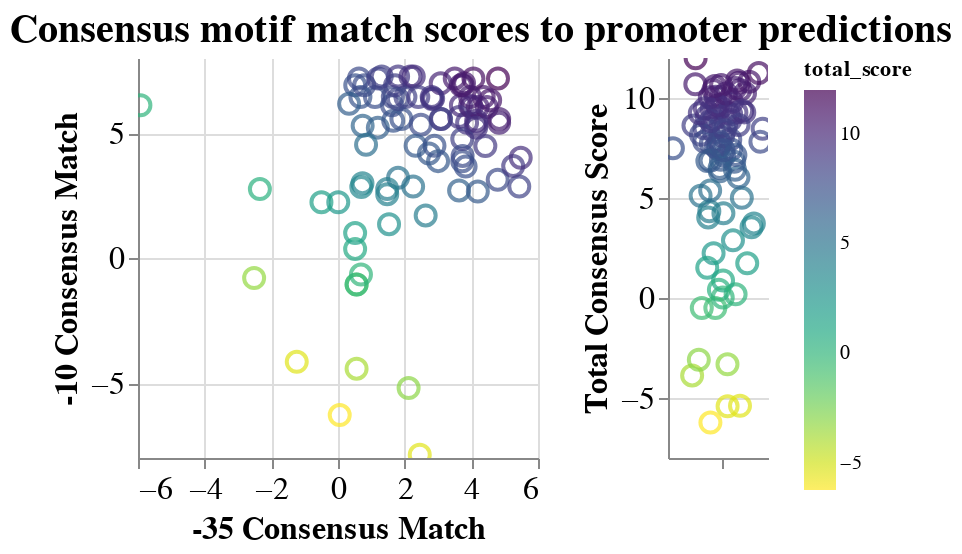

Notebook code for this chart:
### Markdown cell above
In this dataframe, `hex1_score` and `hex2_score` represent this predictions log odds score (how well it matches) to the consensus PSSM above. The `total_score` is the sum of `hex1_score` and `hex2_score`. Higher scores indicate better matches to the consensus.

### Code cell
# scatter plot of hex1 vs hex 2
scatter = alt.Chart(
    hex_score_df,
).mark_point().encode(
    x=alt.X('hex1_score:Q',axis=alt.Axis(title="-35 Consensus Match")),
    y=alt.Y('hex2_score:Q',axis=alt.Axis(title="-10 Consensus Match")),
    color=alt.Color('total_score:Q',scale=alt.Scale(scheme='viridis'),sort='descending'),
    size=alt.value(100),
    tooltip=["desc:N","hex1:N",'hex2:N','total_score:Q'],
).properties(
    width=200,
    height=200
).interactive()

# stripplot showing total score (hex1 + hex2)
stripplot = alt.Chart(
    hex_score_df,
).mark_point().encode(
    x=alt.X(
        'jitter:Q',
        title=None,
        axis=alt.Axis(values=[0], ticks=True, grid=False, labels=False),
        scale=alt.Scale()
    ),
    y=alt.Y(
        'total_score:Q',
        axis=alt.Axis(title="Total Consensus Score")),
    color=alt.Color(
        'total_score:Q',
        scale=alt.Scale(scheme='viridis'),
        sort='descending'),
    size=alt.value(100),
    tooltip=["desc:N","hex1:N",'hex2:N','total_score:Q'],
).transform_calculate(
    # Generate Gaussian jitter with a Box-Muller transform
    jitter='sqrt(-2*log(random()))*cos(2*PI*random())'
).properties(height=200, width=50
).interactive()

# horizontally concat plots
combo = alt.hconcat(
    scatter, 
    stripplot,
    title=f"Consensus motif match scores to promoter predictions"
).configure_view(
    stroke=None
).configure_axis(
    labelFontSize=16,
    titleFontSize=16,
).configure_title(
    anchor='middle',
    fontSize=20
)

#combo.save('consensus_scatter.html')
combo

### Figure 1 — Vega-Lite specification as saved in the notebook (floating-point values rounded to 4 significant figures)
{"config": {"view": {"continuousWidth": 400, "continuousHeight": 300, "stroke": null}, "axis": {"labelFontSize": 16, "titleFontSize": 16}, "title": {"anchor": "middle", "fontSize": 20}}, "hconcat": [{"mark": "point", "encoding": {"color": {"type": "quantitative", "field": "total_score", "scale": {"scheme": "viridis"}, "sort": "descending"}, "size": {"value": 100}, "tooltip": [{"type": "nominal", "field": "desc"}, {"type": "nominal", "field": "hex1"}, {"type": "nominal", "field": "hex2"}, {"type": "quantitative", "field": "total_score"}], "x": {"type": "quantitative", "axis": {"title": "-35 Consensus Match"}, "field": "hex1_score"}, "y": {"type": "quantitative", "axis": {"title": "-10 Consensus Match"}, "field": "hex2_score"}}, "height": 200, "selection": {"selector003": {"type": "interval", "bind": "scales", "encodings": ["x", "y"]}}, "width": 200}, {"mark": "point", "encoding": {"color": {"type": "quantitative", "field": "total_score", "scale": {"scheme": "viridis"}, "sort": "descending"}, "size": {"value": 100}, "tooltip": [{"type": "nominal", "field": "desc"}, {"type": "nominal", "field": "hex1"}, {"type": "nominal", "field": "hex2"}, {"type": "quantitative", "field": "total_score"}], "x": {"type": "quantitative", "axis": {"grid": false, "labels": false, "ticks": true, "values": [0]}, "field": "jitter", "scale": {}, "title": null}, "y": {"type": "quantitative", "axis": {"title": "Total Consensus Score"}, "field": "total_score"}}, "height": 200, "selection": {"selector004": {"type": "interval", "bind": "scales", "encodings": ["x", "y"]}}, "transform": [{"calculate": "sqrt(-2*log(random()))*cos(2*PI*random())", "as": "jitter"}], "width": 50}], "data": {"name": "data-84707a0ca7c9c92410986e48430fdf91"}, "title": "Consensus motif match scores to promoter predictions", "$schema": "https://vega.github.io/schema/vega-lite/v4.0.2.json", "datasets": {"data-84707a0ca7c9c92410986e48430fdf91": [{"locus_tag": "b0008", "desc": "b0008|talB|transaldolase B", "motif_block": "CGTTACCAATTGTTTAAGAAGTATATA", "hex1": "CGTTAC", "hex1_score": 1.802, "hex2": "TATATA", "hex2_score": 3.206, "total_score": 5.008}, {"locus_tag": "b0014", "desc": "b0014|dnaK|chaperone protein DnaK", "motif_block": "CCCCATTTAGTAGTCAACCGCAGTGAGT", "hex1": "CCCCAT", "hex1_score": 2.73, "hex2": "GTGAGT", "hex2_score": 4.184, "total_score": 6.913}, {"locus_tag": "b0074", "desc": "b0074|leuA|2-isopropylmalate synthase", "motif_block": "TGCCCGAAGCGAGGCGCTCTAAAAGAGACA", "hex1": "TGCCCG", "hex1_score": 2.254, "hex2": "GAGACA", "hex2_score": 2.857, "total_score": 5.111}, {"locus_tag": "b0096", "desc": "b0096|lpxC|UDP-3-O-acyl-N-acetylglucosamine deacetylase", "motif_block": "TGCTAAACTGGCCCGCCGAATGTATAGT", "hex1": "TGCTAA", "hex1_score": 4.835, "hex2": "TATAGT", "hex2_score": 5.408, "total_score": 10.24}, {"locus_tag": "b0114", "desc": "b0114|aceE|pyruvate dehydrogenase E1 component", "motif_block": "TTCCAGAAAACTCAACGTTATTAGATAGA", "hex1": "TTCCAG", "hex1_score": 3.633, "hex2": "GATAGA", "hex2_score": 2.702, "total_score": 6.335}, {"locus_tag": "b0116", "desc": "b0116|lpd|lipoamide dehydrogenase", "motif_block": "CTTACATAAGTAAGTGACTGGGGTGAG", "hex1": "CTTACA", "hex1_score": 0.5577, "hex2": "GGTGAG", "hex2_score": -1.059, "total_score": -0.5012}, {"locus_tag": "b0118", "desc": "b0118|acnB|hypothetical protein", "motif_block": "TGCTGTCTCACAGGAGCGTGAAGAGAAT", "hex1": "TGCTGT", "hex1_score": 1.621, "hex2": "GAGAAT", "hex2_score": 6.11, "total_score": 7.731}, {"locus_tag": "b0126", "desc": "b0126|can|carbonic anhydrase 2", "motif_block": "CGGAGTTGCCCTATATTAGCCAAACGTAAT", "hex1": "CGGAGT", "hex1_score": 0.008004, "hex2": "CGTAAT", "hex2_score": 2.23, "total_score": 2.238}, {"locus_tag": "b0145", "desc": "b0145|dksA|RNA polymerase-binding transcription factor DksA", "motif_block": "TGCTATCCGGAAAAGCATCTGCTATTTATA", "hex1": "TGCTAT", "hex1_score": 4.791, "hex2": "TTTATA", "hex2_score": 3.131, "total_score": 7.922}, {"locus_tag": "b0170", "desc": "b0170|tsf|protein chain elongation factor EF-Ts", "motif_block": "GTTGCAGAAAGGCGGCAAGCTCGAGAAT", "hex1": "GTTGCA", "hex1_score": -5.928, "hex2": "GAGAAT", "hex2_score": 6.11, "total_score": 0.1824}, {"locus_tag": "b0172", "desc": "b0172|frr|ribosome-recycling factor", "motif_block": "CCGTAATATGTTTAATCAGGGCTATACT", "hex1": "CCGTAA", "hex1_score": 1.11, "hex2": "TATACT", "hex2_score": 6.439, "total_score": 7.548}, {"locus_tag": "b0432", "desc": "b0432|cyoA|cytochrome bo3 ubiquinol oxidase subunit 2", "motif_block": "AGCCAAATCCAAGTAACAGGAATTTAAT", "hex1": "AGCCAA", "hex1_score": 4.799, "hex2": "TTTAAT", "hex2_score": 7.184, "total_score": 11.98}, {"locus_tag": "b0436", "desc": "b0436|tig|trigger factor", "motif_block": "CGCTATAATGCCGCGTCCTATTTGAAT", "hex1": "CGCTAT", "hex1_score": 4.565, "hex2": "TTGAAT", "hex2_score": 6.307, "total_score": 10.87}, {"locus_tag": "b0438", "desc": "b0438|clpX|ATP-dependent Clp protease ATP-binding subunit ClpX", "motif_block": "TGCCAGAGGCGCAACTGTGCCGCTATACT", "hex1": "TGCCAG", "hex1_score": 4.37, "hex2": "TATACT", "hex2_score": 6.439, "total_score": 10.81}, {"locus_tag": "b0565", "desc": "b0565|ompT|outer membrane protease VII (outer membrane protein 3b)", "motif_block": "TGTACTAAAAAACATAGTAATTGAGGAT", "hex1": "TGTACT", "hex1_score": 1.477, "hex2": "GAGGAT", "hex2_score": 2.553, "total_score": 4.03}, {"locus_tag": "b0605", "desc": "b0605|ahpC|alkyl hydroperoxide reductase, AhpC component", "motif_block": "TTGTAAGGTAAAACTTATCGATTTGATAAT", "hex1": "TTGTAA", "hex1_score": 3.081, "hex2": "GATAAT", "hex2_score": 6.987, "total_score": 10.07}, {"locus_tag": "b0720", "desc": "b0720|gltA|citrate synthase", "motif_block": "TGCTAAGTACTTGATTCGCCATTTATT", "hex1": "TGCTAA", "hex1_score": 4.835, "hex2": "TTTATT", "hex2_score": 5.564, "total_score": 10.4}, {"locus_tag": "b0754", "desc": "b0754|aroG|3-deoxy-7-phosphoheptulonate synthase, Phe-sensitive", "motif_block": "AGCCAGGTTATGAAACGCAGCAGAGAAT", "hex1": "AGCCAG", "hex1_score": 3.688, "hex2": "GAGAAT", "hex2_score": 6.11, "total_score": 9.798}, {"locus_tag": "b0755", "desc": "b0755|gpmA|2,3-bisphosphoglycerate-dependent phosphoglycerate mutase", "motif_block": "CTTACACTGCGCCACTATTTTCGCTAT", "hex1": "CTTACA", "hex1_score": 0.5577, "hex2": "CGCTAT", "hex2_score": -4.428, "total_score": -3.87}, {"locus_tag": "b0812", "desc": "b0812|dps|stationary phase nucleoid protein that sequesters iron and protects DNA from damage", "motif_block": "AGCCGGTGCTATACTTAATCTCGTTAAT", "hex1": "AGCCGG", "hex1_score": 0.5176, "hex2": "GTTAAT", "hex2_score": 6.912, "total_score": 7.43}, {"locus_tag": "b0893", "desc": "b0893|serS|serine--tRNA ligase", "motif_block": "TGTTATCGTTGCGGTAATGTTGTTACT", "hex1": "TGTTAT", "hex1_score": 3.963, "hex2": "GTTACT", "hex2_score": 6.091, "total_score": 10.05}, {"locus_tag": "b0907", "desc": "b0907|serC|phosphoserine/phosphohydroxythreonine aminotransferase", "motif_block": "AGCCACATTTTTGCCCTCAACGGTTTTACT", "hex1": "AGCCAC", "hex1_score": 2.821, "hex2": "TTTACT", "hex2_score": 6.364, "total_score": 9.185}, {"locus_tag": "b0911", "desc": "b0911|rpsA|30S ribosomal subunit protein S1", "motif_block": "TGCAATGGAATGACAGCGGGTATGTTAAA", "hex1": "TGCAAT", "hex1_score": 4.42, "hex2": "GTTAAA", "hex2_score": 4.479, "total_score": 8.899}, {"locus_tag": "b0957", "desc": "b0957|ompA|outer membrane porin A", "motif_block": "TTGTAAGTTTTCAACTACGTTGTAGACT", "hex1": "TTGTAA", "hex1_score": 3.081, "hex2": "TAGACT", "hex2_score": 5.562, "total_score": 8.643}, {"locus_tag": "b1094", "desc": "b1094|acpP|acyl carrier protein", "motif_block": "TTGCAAATTTTTCAACATTTTATACACT", "hex1": "TTGCAA", "hex1_score": 3.728, "hex2": "TACACT", "hex2_score": 3.868, "total_score": 7.596}, {"locus_tag": "b1136", "desc": "b1136|icd|isocitrate dehydrogenase", "motif_block": "AGCCTAATAACGCGCATCTTTCATGACGG", "hex1": "AGCCTA", "hex1_score": 2.453, "hex2": "TGACGG", "hex2_score": -7.867, "total_score": -5.415}, {"locus_tag": "b1237", "desc": "b1237|hns|DNA-binding transcriptional dual regulator H-NS", "motif_block": "TGGCTAATTTTATGAAAAGATATTTATTG", "hex1": "TGGCTA", "hex1_score": 2.118, "hex2": "TTATTG", "hex2_score": -5.203, "total_score": -3.085}, {"locus_tag": "b1241", "desc": "b1241|adhE|aldehyde-alcohol dehydrogenase", "motif_block": "AAGCAAATCATCACCGCACTGACTATACT", "hex1": "AAGCAA", "hex1_score": 0.6723, "hex2": "TATACT", "hex2_score": 6.439, "total_score": 7.111}, {"locus_tag": "b1243", "desc": "b1243|oppA|oligopeptide ABC transporter periplasmic binding protein", "motif_block": "CCCAATCCGGGATTACACATGCTGGTTAAT", "hex1": "CCCAAT", "hex1_score": 1.712, "hex2": "GTTAAT", "hex2_score": 6.912, "total_score": 8.624}, {"locus_tag": "b1288", "desc": "b1288|fabI|enoyl-[acyl-carrier-protein] reductase", "motif_block": "AGCTACTCACAGCCAGGTTGATTATAAT", "hex1": "AGCTAC", "hex1_score": 2.174, "hex2": "TATAAT", "hex2_score": 7.259, "total_score": 9.433}, {"locus_tag": "b1324", "desc": "b1324|tpx|lipid hydroperoxide peroxidase", "motif_block": "CGTTAACTATATGTAAACAGGAAAGATAAT", "hex1": "CGTTAA", "hex1_score": 3.78, "hex2": "GATAAT", "hex2_score": 6.987, "total_score": 10.77}, {"locus_tag": "b1334", "desc": "b1334|fnr|DNA-binding transcriptional dual regulator FNR", "motif_block": "ATGTTAAAATTGACAAATATCAATTACGG", "hex1": "ATGTTA", "hex1_score": 0.05187, "hex2": "TTACGG", "hex2_score": -6.282, "total_score": -6.23}, {"locus_tag": "b1641", "desc": "b1641|slyB|outer membrane lipoprotein SlyB", "motif_block": "AACCATGGATTCACATATGCCATATACT", "hex1": "AACCAT", "hex1_score": 1.645, "hex2": "TATACT", "hex2_score": 6.439, "total_score": 8.084}, {"locus_tag": "b1676", "desc": "b1676|pykF|pyruvate kinase I", "motif_block": "CTTAGAGCGAGGCACCACCACTTTCGTAAT", "hex1": "CTTAGA", "hex1_score": -0.4968, "hex2": "CGTAAT", "hex2_score": 2.23, "total_score": 1.733}, {"locus_tag": "b1677", "desc": "b1677|lpp|murein lipoprotein", "motif_block": "CGCTACATGGAGATTAACTCAATCTAGAGG", "hex1": "CGCTAC", "hex1_score": 2.63, "hex2": "TAGAGG", "hex2_score": 1.702, "total_score": 4.332}, {"locus_tag": "b1719", "desc": "b1719|thrS|threonine--tRNA ligase", "motif_block": "GGCTAGATGGTTTCGCAATGAACTGTTAAT", "hex1": "GGCTAG", "hex1_score": 0.7841, "hex2": "GTTAAT", "hex2_score": 6.912, "total_score": 7.696}, {"locus_tag": "b1779", "desc": "b1779|gapA|glyceraldehyde-3-phosphate dehydrogenase A", "motif_block": "CGCAATGATTGACACGATTCCGCTTGACG", "hex1": "CGCAAT", "hex1_score": 4.195, "hex2": "TTGACG", "hex2_score": 2.658, "total_score": 6.853}, {"locus_tag": "b1831", "desc": "b1831|proQ|RNA chaperone ProQ", "motif_block": "TAGCATTTACTGATAGCGTCATTATAAT", "hex1": "TAGCAT", "hex1_score": 1.311, "hex2": "TATAAT", "hex2_score": 7.259, "total_score": 8.57}, {"locus_tag": "b2029", "desc": "b2029|gnd|6-phosphogluconate dehydrogenase, decarboxylating", "motif_block": "AAGCATGGATAAGCTATTTATACTTTAAT", "hex1": "AAGCAT", "hex1_score": 0.6286, "hex2": "TTTAAT", "hex2_score": 7.184, "total_score": 7.813}, {"locus_tag": "b2185", "desc": "b2185|rplY|50S ribosomal subunit protein L25", "motif_block": "GGTAGTTTTGATTGATGTATAAGGCGAT", "hex1": "GGTAGT", "hex1_score": -2.516, "hex2": "GGCGAT", "hex2_score": -0.8007, "total_score": -3.317}, {"locus_tag": "b2215", "desc": "b2215|ompC|outer membrane porin C", "motif_block": "CTGTCAAATACTTAAGAATAAGTTATT", "hex1": "CTGTCA", "hex1_score": 0.7396, "hex2": "GTTATT", "hex2_score": 5.292, "total_score": 6.031}, {"locus_tag": "b2316", "desc": "b2316|accD|acetyl-CoA carboxyltransferase subunit beta", "motif_block": "ATCCAAAGTTTCGGGCTGTTATGTTTTAAT", "hex1": "ATCCAA", "hex1_score": 4.062, "hex2": "TTTAAT", "hex2_score": 7.184, "total_score": 11.25}, {"locus_tag": "b2414", "desc": "b2414|cysK|O-acetylserine sulfhydrylase A", "motif_block": "CTTACTTCCGCATATTCTCTGAGCGGGTAT", "hex1": "CTTACT", "hex1_score": 0.5139, "hex2": "GGGTAT", "hex2_score": 0.3627, "total_score": 0.8766}, {"locus_tag": "b2478", "desc": "b2478|dapA|4-hydroxy-tetrahydrodipicolinate synthase", "motif_block": "TGCCATACCAAACGTACCATTGAGACA", "hex1": "TGCCAT", "hex1_score": 5.438, "hex2": "GAGACA", "hex2_score": 2.857, "total_score": 8.295}, {"locus_tag": "b2551", "desc": "b2551|glyA|serine hydroxymethyltransferase", "motif_block": "TGTTATCGCACAATGATTCGGTTATACT", "hex1": "TGTTAT", "hex1_score": 3.963, "hex2": "TATACT", "hex2_score": 6.439, "total_score": 10.4}, {"locus_tag": "b2587", "desc": "b2587|kgtP|alpha-ketoglutarate:H(+) symporter", "motif_block": "TGCCTGATGCGACGCTGCGCGTCTTATACT", "hex1": "TGCCTG", "hex1_score": 2.023, "hex2": "TATACT", "hex2_score": 6.439, "total_score": 8.462}, {"locus_tag": "b2752", "desc": "b2752|cysD|sulfate adenylyltransferase subunit 2", "motif_block": "TTTCATTCGTTCTCTTACGCTCCCTATAGT", "hex1": "TTTCAT", "hex1_score": 3.873, "hex2": "TATAGT", "hex2_score": 5.408, "total_score": 9.281}, {"locus_tag": "b2779", "desc": "b2779|eno|enolase", "motif_block": "TGTCTGGAGTTTCAGTTTAACTAGTGACT", "hex1": "TGTCTG", "hex1_score": 1.195, "hex2": "GTGACT", "hex2_score": 5.215, "total_score": 6.409}, {"locus_tag": "b2913", "desc": "b2913|serA|phosphoglycerate dehydrogenase", "motif_block": "GTGACATGTGTCACGCTTTTACCAGGCAAT", "hex1": "GTGACA", "hex1_score": -2.344, "hex2": "GGCAAT", "hex2_score": 2.756, "total_score": 0.4127}, {"locus_tag": "b2924", "desc": "b2924|mscS|small conductance mechanosensitive channel MscS", "motif_block": "CGCCAAAAGCAAGGTGATTCAGATGAGAAA", "hex1": "CGCCAA", "hex1_score": 5.256, "hex2": "GAGAAA", "hex2_score": 3.677, "total_score": 8.933}, {"locus_tag": "b2925", "desc": "b2925|fbaA|fructose-bisphosphate aldolase class II", "motif_block": "CTTACATAAGTAAGTGACTGGGGTGAG", "hex1": "CTTACA", "hex1_score": 0.5577, "hex2": "GGTGAG", "hex2_score": -1.059, "total_score": -0.5012}, {"locus_tag": "b2942", "desc": "b2942|metK|methionine adenosyltransferase", "motif_block": "AGCTAACCAAATTCTCTTTAGGTGATATT", "hex1": "AGCTAA", "hex1_score": 4.152, "hex2": "GATATT", "hex2_score": 5.367, "total_score": 9.519}, {"locus_tag": "b3035", "desc": "b3035|tolC|outer membrane channel TolC", "motif_block": "TGTTAATGTCCTGGCACTAATAGTGAAT", "hex1": "TGTTAA", "hex1_score": 4.006, "hex2": "GTGAAT", "hex2_score": 6.035, "total_score": 10.04}, {"locus_tag": "b3163", "desc": "b3163|nlpI|lipoprotein NlpI", "motif_block": "TTGTTAGCAACCGGGAACAGGACGTTCATT", "hex1": "TTGTTA", "hex1_score": 0.7341, "hex2": "TTCATT", "hex2_score": 2.993, "total_score": 3.728}, {"locus_tag": "b3207", "desc": "b3207|yrbL|protein kinase-like domain-containing protein YrbL", "motif_block": "AGGCATTGTTTAGGTTTTGTTTAAGTTAAT", "hex1": "AGGCAT", "hex1_score": 3.739, "hex2": "GTTAAT", "hex2_score": 6.912, "total_score": 10.65}, {"locus_tag": "b3231", "desc": "b3231|rplM|50S ribosomal subunit protein L13", "motif_block": "CTCTATAATCCTGCGACCCCACGTTACA", "hex1": "CTCTAT", "hex1_score": 3.828, "hex2": "GTTACA", "hex2_score": 3.659, "total_score": 7.487}, {"locus_tag": "b3236", "desc": "b3236|mdh|malate dehydrogenase", "motif_block": "AGCAACATATCTTAGTTTATCAATATAAT", "hex1": "AGCAAC", "hex1_score": 1.803, "hex2": "TATAAT", "hex2_score": 7.259, "total_score": 9.063}, {"locus_tag": "b3298", "desc": "b3298|rpsM|30S ribosomal subunit protein S13", "motif_block": "TTGCAAAGTTGGGTTGAGCTGGCTAGATT", "hex1": "TTGCAA", "hex1_score": 3.728, "hex2": "TAGATT", "hex2_score": 4.762, "total_score": 8.49}, {"locus_tag": "b3310", "desc": "b3310|rplN|50S ribosomal subunit protein L14", "motif_block": "ACCCATATCCTTGAAGCGGTGTTATAAT", "hex1": "ACCCAT", "hex1_score": 2.273, "hex2": "TATAAT", "hex2_score": 7.259, "total_score": 9.533}, {"locus_tag": "b3321", "desc": "b3321|rpsJ|30S ribosomal subunit protein S10", "motif_block": "AGCAATACGCTTGCGTTCGGTGGTTAAG", "hex1": "AGCAAT", "hex1_score": 3.738, "hex2": "GTTAAG", "hex2_score": 4.083, "total_score": 7.821}, {"locus_tag": "b3341", "desc": "b3341|rpsG|30S ribosomal subunit protein S7", "motif_block": "ACTTAAATGTCAAACTAAACTCGTAGAGT", "hex1": "ACTTAA", "hex1_score": 0.8417, "hex2": "TAGAGT", "hex2_score": 4.531, "total_score": 5.373}, {"locus_tag": "b3342", "desc": "b3342|rpsL|30S ribosomal subunit protein S12", "motif_block": "CCTCATATTGTGTGAGGACGTTTTATT", "hex1": "CCTCAT", "hex1_score": 1.901, "hex2": "TTTATT", "hex2_score": 5.564, "total_score": 7.466}, {"locus_tag": "b3357", "desc": "b3357|crp|DNA-binding transcriptional dual regulator CRP", "motif_block": "ATGCTAAAACAGTCAGGATGCTACAGT", "hex1": "ATGCTA", "hex1_score": 0.699, "hex2": "TACAGT", "hex2_score": 2.837, "total_score": 3.536}, {"locus_tag": "b3388", "desc": "b3388|damX|cell division protein DamX", "motif_block": "TGCAACGTGGTAAGCATTAACCTTTTAGT", "hex1": "TGCAAC", "hex1_score": 2.486, "hex2": "TTTAGT", "hex2_score": 5.333, "total_score": 7.818}, {"locus_tag": "b3433", "desc": "b3433|asd|aspartate-semialdehyde dehydrogenase", "motif_block": "TGCCAAGAGGAGACCGGCACATTTATACA", "hex1": "TGCCAA", "hex1_score": 5.482, "hex2": "TATACA", "hex2_score": 4.006, "total_score": 9.488}, {"locus_tag": "b3495", "desc": "b3495|uspA|universal stress global stress response regulator", "motif_block": "TTCCAGAAGGTTAACCACTATCAATATATT", "hex1": "TTCCAG", "hex1_score": 3.633, "hex2": "TATATT", "hex2_score": 5.639, "total_score": 9.272}, {"locus_tag": "b3509", "desc": "b3509|hdeB|periplasmic acid stress chaperone", "motif_block": "CTTCCTTGCATATTGAACAGGCCGGAAT", "hex1": "CTTCCT", "hex1_score": 1.531, "hex2": "CGGAAT", "hex2_score": 1.353, "total_score": 2.885}, {"locus_tag": "b3510", "desc": "b3510|hdeA|HdeA monomer, chaperone active form", "motif_block": "ATGCATCTGTAACTCATTGTATTGAAA", "hex1": "ATGCAT", "hex1_score": 3.002, "hex2": "TTGAAA", "hex2_score": 3.875, "total_score": 6.877}, {"locus_tag": "b3544", "desc": "b3544|dppA|dipeptide ABC transporter periplasmic binding protein", "motif_block": "CTGCAAATAGCTGTTTGAAGTTTTTTTAAT", "hex1": "CTGCAA", "hex1_score": 3.502, "hex2": "TTTAAT", "hex2_score": 7.184, "total_score": 10.69}, {"locus_tag": "b3560", "desc": "b3560|glyQ|glycine--tRNA ligase subunit alpha", "motif_block": "CTGTATATCTTCCATCCAGCGGGTATACT", "hex1": "CTGTAT", "hex1_score": 2.811, "hex2": "TATACT", "hex2_score": 6.439, "total_score": 9.25}, {"locus_tag": "b3774", "desc": "b3774|ilvC|ketol-acid reductoisomerase (NADP(+))", "motif_block": "CGCAATAAATTTCCTGTCATATAGTGAAT", "hex1": "CGCAAT", "hex1_score": 4.195, "hex2": "GTGAAT", "hex2_score": 6.035, "total_score": 10.23}, {"locus_tag": "b3780", "desc": "b3780|rhlB|ATP-dependent RNA helicase RhlB", "motif_block": "TGTAACATTAACCAACTAAAGGTTGACT", "hex1": "TGTAAC", "hex1_score": 1.657, "hex2": "TTGACT", "hex2_score": 5.487, "total_score": 7.144}, {"locus_tag": "b3783", "desc": "b3783|rho|transcription termination factor Rho", "motif_block": "TACCATTCACAACATTAAGTTCGAGATT", "hex1": "TACCAT", "hex1_score": 2.328, "hex2": "GAGATT", "hex2_score": 4.49, "total_score": 6.817}, {"locus_tag": "b3829", "desc": "b3829|metE|cobalamin-independent homocysteine transmethylase", "motif_block": "CTTACTTCAGTAAGCTCCCGGGGATGAA", "hex1": "CTTACT", "hex1_score": 0.5139, "hex2": "GATGAA", "hex2_score": 0.997, "total_score": 1.511}, {"locus_tag": "b3871", "desc": "b3871|bipA|ribosome-dependent GTPase, ribosome assembly factor", "motif_block": "TGCAAAAGGGCTGCACCACGATGTGAAT", "hex1": "TGCAAA", "hex1_score": 4.464, "hex2": "GTGAAT", "hex2_score": 6.035, "total_score": 10.5}, {"locus_tag": "b3908", "desc": "b3908|sodA|superoxide dismutase (Mn)", "motif_block": "CGCCTGTTGCCGCCGTTGTCGATTTACT", "hex1": "CGCCTG", "hex1_score": 1.797, "hex2": "TTTACT", "hex2_score": 6.364, "total_score": 8.161}, {"locus_tag": "b3919", "desc": "b3919|tpiA|triose-phosphate isomerase", "motif_block": "AGCCTTTGTGCCGATGAATCTCTATACT", "hex1": "AGCCTT", "hex1_score": 2.409, "hex2": "TATACT", "hex2_score": 6.439, "total_score": 8.848}, {"locus_tag": "b3956", "desc": "b3956|ppc|phosphoenolpyruvate carboxylase", "motif_block": "TGCCGCAATAATGTCGGATGCGATACT", "hex1": "TGCCGC", "hex1_score": 0.3331, "hex2": "GATACT", "hex2_score": 6.166, "total_score": 6.5}, {"locus_tag": "b3983", "desc": "b3983|rplK|50S ribosomal subunit protein L11", "motif_block": "ACCCAGCGATCAAAAAAGCGGCGATTTAAT", "hex1": "ACCCAG", "hex1_score": 1.205, "hex2": "TTTAAT", "hex2_score": 7.184, "total_score": 8.389}, {"locus_tag": "b3985", "desc": "b3985|rplJ|50S ribosomal subunit protein L10", "motif_block": "CGCCAGGAGCATAGCTAACTATGTGACT", "hex1": "CGCCAG", "hex1_score": 4.144, "hex2": "GTGACT", "hex2_score": 5.215, "total_score": 9.359}, {"locus_tag": "b3987", "desc": "b3987|rpoB|RNA polymerase subunit beta", "motif_block": "CGCCAGTAGCGTTTCACACTGTTTGACT", "hex1": "CGCCAG", "hex1_score": 4.144, "hex2": "TTGACT", "hex2_score": 5.487, "total_score": 9.631}, {"locus_tag": "b3994", "desc": "b3994|thiC|phosphomethylpyrimidine synthase", "motif_block": "TGCCTTAACTGGCTGAGACCGTTTATT", "hex1": "TGCCTT", "hex1_score": 3.091, "hex2": "TTTATT", "hex2_score": 5.564, "total_score": 8.655}, {"locus_tag": "b4014", "desc": "b4014|aceB|malate synthase A", "motif_block": "TTTCCGAAACGTACCTCAGCAGGTGAA", "hex1": "TTTCCG", "hex1_score": 0.6891, "hex2": "GGTGAA", "hex2_score": -0.6629, "total_score": 0.0262}, {"locus_tag": "b4025", "desc": "b4025|pgi|glucose-6-phosphate isomerase", "motif_block": "CCGTTACTTGGGCAACGCGCCTCTTCTGG", "hex1": "CCGTTA", "hex1_score": -1.237, "hex2": "TTCTGG", "hex2_score": -4.154, "total_score": -5.391}, {"locus_tag": "b4177", "desc": "b4177|purA|adenylosuccinate synthetase", "motif_block": "CTGTAACTCTGAAAAAGCGATGGTAGAAT", "hex1": "CTGTAA", "hex1_score": 2.855, "hex2": "TAGAAT", "hex2_score": 6.382, "total_score": 9.237}, {"locus_tag": "b4200", "desc": "b4200|rpsF|30S ribosomal subunit protein S6", "motif_block": "TGTTAGAGGTTAATTGCGAAAGGGGAGATT", "hex1": "TGTTAG", "hex1_score": 2.894, "hex2": "GAGATT", "hex2_score": 4.49, "total_score": 7.384}, {"locus_tag": "b4226", "desc": "b4226|ppa|inorganic pyrophosphatase", "motif_block": "CTTCAAAAAAGTAAATAAAACGTTAAT", "hex1": "CTTCAA", "hex1_score": 3.691, "hex2": "GTTAAT", "hex2_score": 6.912, "total_score": 10.6}, {"locus_tag": "b4401", "desc": "b4401|arcA|DNA-binding transcriptional dual regulator ArcA", "motif_block": "TGTACTTCCTGTTTCGATTTAGTTGGCAAT", "hex1": "TGTACT", "hex1_score": 1.477, "hex2": "GGCAAT", "hex2_score": 2.756, "total_score": 4.233}]}}
